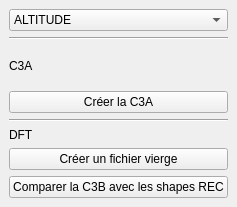
<?xml version="1.0" encoding="UTF-8"?>
<ui version="4.0">
 <class>caDockWidgetBase</class>
 <widget class="QDockWidget" name="caDockWidgetBase">
  <property name="geometry">
   <rect>
    <x>0</x>
    <y>0</y>
    <width>235</width>
    <height>207</height>
   </rect>
  </property>
  <property name="maximumSize">
   <size>
    <width>524287</width>
    <height>207</height>
   </size>
  </property>
  <property name="windowTitle">
   <string>ca</string>
  </property>
  <widget class="QWidget" name="dockWidgetContents">
   <layout class="QGridLayout" name="gridLayout">
    <item row="5" column="0">
     <layout class="QVBoxLayout" name="verticalLayout_4">
      <item>
       <widget class="QLabel" name="label">
        <property name="text">
         <string>C3A</string>
        </property>
       </widget>
      </item>
      <item>
       <widget class="QPushButton" name="boutonC3A">
        <property name="text">
         <string>Créer la C3A</string>
        </property>
       </widget>
      </item>
     </layout>
    </item>
    <item row="7" column="0">
     <layout class="QVBoxLayout" name="verticalLayout_5">
      <item>
       <widget class="QLabel" name="label_2">
        <property name="text">
         <string>DFT</string>
        </property>
       </widget>
      </item>
      <item>
       <widget class="QPushButton" name="pushButton_2">
        <property name="text">
         <string>Créer un fichier vierge</string>
        </property>
       </widget>
      </item>
      <item>
       <widget class="QPushButton" name="boutonDFT_2">
        <property name="text">
         <string>Comparer la C3B avec les shapes REC</string>
        </property>
       </widget>
      </item>
     </layout>
    </item>
    <item row="3" column="0">
     <widget class="QComboBox" name="marche">
      <item>
       <property name="text">
        <string>ALTITUDE</string>
       </property>
      </item>
      <item>
       <property name="text">
        <string>COVAGE</string>
       </property>
      </item>
     </widget>
    </item>
    <item row="6" column="0">
     <widget class="Line" name="line">
      <property name="orientation">
       <enum>Qt::Horizontal</enum>
      </property>
     </widget>
    </item>
    <item row="4" column="0">
     <widget class="Line" name="line_2">
      <property name="orientation">
       <enum>Qt::Horizontal</enum>
      </property>
     </widget>
    </item>
   </layout>
  </widget>
 </widget>
 <resources/>
 <connections>
  <connection>
   <sender>boutonC3A</sender>
   <signal>clicked()</signal>
   <receiver>caDockWidgetBase</receiver>
   <slot>creationC3A()</slot>
   <hints>
    <hint type="sourcelabel">
     <x>130</x>
     <y>96</y>
    </hint>
    <hint type="destinationlabel">
     <x>174</x>
     <y>83</y>
    </hint>
   </hints>
  </connection>
  <connection>
   <sender>pushButton_2</sender>
   <signal>clicked()</signal>
   <receiver>caDockWidgetBase</receiver>
   <slot>copyNewFile()</slot>
   <hints>
    <hint type="sourcelabel">
     <x>154</x>
     <y>150</y>
    </hint>
    <hint type="destinationlabel">
     <x>167</x>
     <y>140</y>
    </hint>
   </hints>
  </connection>
  <connection>
   <sender>boutonDFT_2</sender>
   <signal>clicked()</signal>
   <receiver>caDockWidgetBase</receiver>
   <slot>comparaisonC3B()</slot>
   <hints>
    <hint type="sourcelabel">
     <x>191</x>
     <y>185</y>
    </hint>
    <hint type="destinationlabel">
     <x>213</x>
     <y>171</y>
    </hint>
   </hints>
  </connection>
 </connections>
 <slots>
  <slot>creationC3A()</slot>
  <slot>copyNewFile()</slot>
  <slot>comparaisonC3B()</slot>
 </slots>
</ui>
